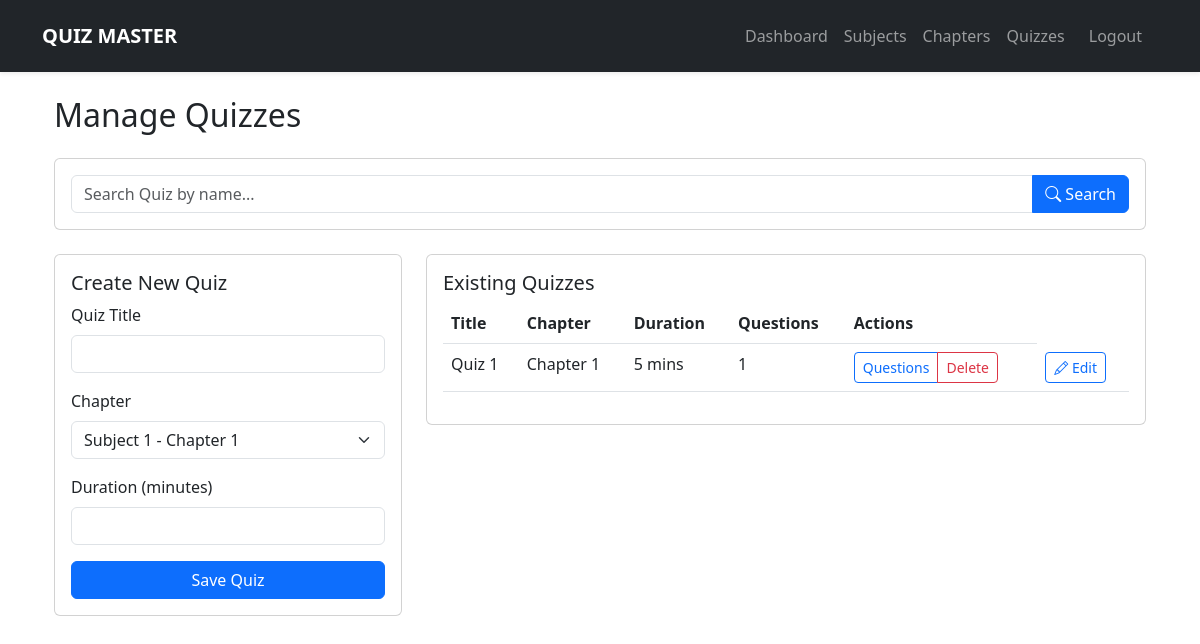
The app's page /admin/quizzes (signed in), older data.
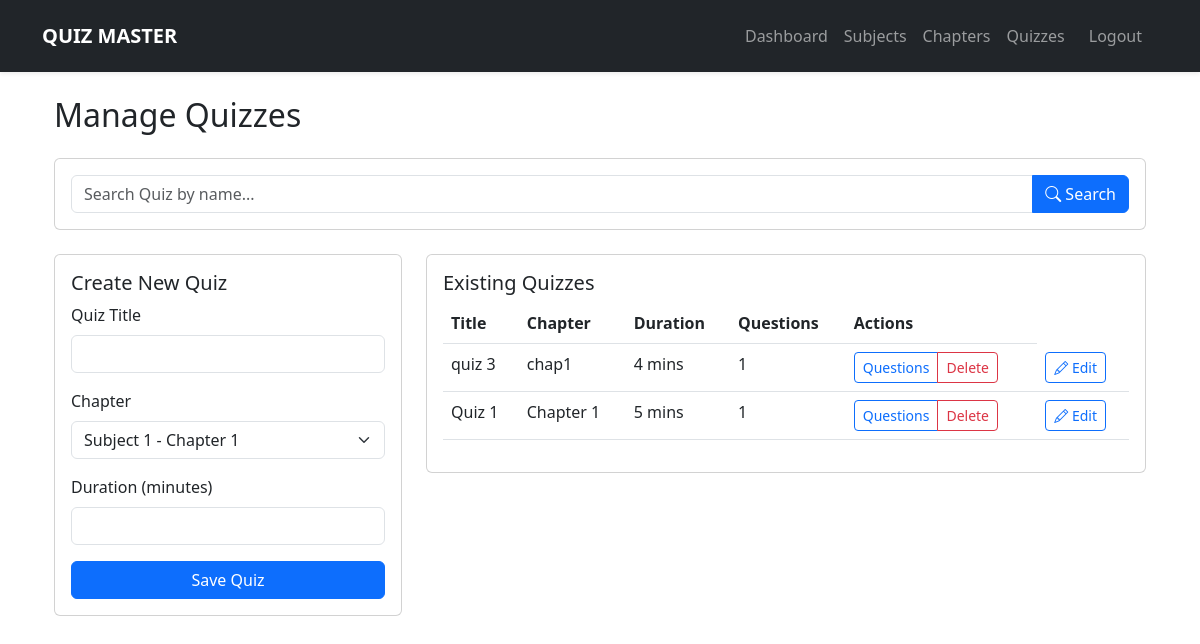
The same page, newer data.
### models.py (models this page shows)
class Quiz(db.Model):
    id = db.Column(db.Integer, primary_key=True)
    title = db.Column(db.String(100), nullable=False)
    chapter_id = db.Column(db.Integer, db.ForeignKey('chapter.id'))
    duration = db.Column(db.Integer)
    created_at = db.Column(db.DateTime, default=datetime.utcnow)
    questions = db.relationship('Question', backref='quiz', lazy=True)
    scores = db.relationship('Score', backref='quiz', lazy=True)
    updated_at = db.Column(db.DateTime, default=datetime.utcnow, onupdate=datetime.utcnow)

class Chapter(db.Model):
    id = db.Column(db.Integer, primary_key=True)
    name = db.Column(db.String(100), nullable=False)
    description = db.Column(db.Text)
    subject_id = db.Column(db.Integer, db.ForeignKey('subject.id'))
    quizzes = db.relationship('Quiz', backref='chapter', lazy=True)
    created_at = db.Column(db.DateTime, default=datetime.utcnow)

### app.py (the view, shortened to what this page needs)
@app.route('/admin/quizzes', methods=['GET', 'POST'])
@login_required
def manage_quizzes():
    if not current_user.is_admin:
        return redirect(url_for('user_dashboard'))
    form = QuizForm()
    form.chapter.choices = [(c.id, f"{c.subject.name} - {c.name}") for c in Chapter.query.join(Subject).all()]
    search_query = request.args.get('search', '')
    query = Quiz.query.join(Chapter).join(Subject)
    if search_query:
        query = query.filter(db.or_(
            Quiz.title.ilike(f'%{search_query}%')
        ))
    quizzes = query.order_by(Quiz.created_at.desc()).all()
    return render_template('admin/manage_quizzes.html',
                           form=form,
                           quizzes=quizzes,
                           search_query=search_query)

### forms.py
class QuizForm(FlaskForm):
    title = StringField('Quiz Title', validators=[DataRequired()])
    chapter = SelectField('Chapter', coerce=int)
    duration = IntegerField('Duration (minutes)', validators=[DataRequired()])
    submit = SubmitField('Save Quiz')

### app.py (called while the page is built)
@login_manager.user_loader
def load_user(user_id):
    return User.query.get(int(user_id))

### templates/admin/manage_quizzes.html (shortened to what the changed rows need)
{% extends "base.html" %}
{% block content %}
<div class="container-fluid">
    <h2 class="mb-4">Manage Quizzes</h2>
    <div class="row">
        <div class="col-md-8">
            <div class="card">
                <div class="card-body">
                    <div class="table-responsive">
                        <table class="table table-hover">
                            <thead>
                                <tr>
                                    <th>Title</th>
                                    <th>Chapter</th>
                                    <th>Duration</th>
                                    <th>Questions</th>
                                    <th>Actions</th>
                                </tr>
                            </thead>
                            <tbody>
                                {% for quiz in quizzes %}
                                <tr>
                                    <td>{{ quiz.title }}</td>
                                    <td>{{ quiz.chapter.name }}</td>
                                    <td>{{ quiz.duration }} mins</td>
                                    <td>{{ quiz.questions|length }}</td>
                                    <td>
                                        <div class="btn-group">
                                            <a href="{{ url_for('manage_questions', quiz_id=quiz.id) }}"
                                               class="btn btn-sm btn-outline-primary">Questions</a>
                                               <a href="{{ url_for('delete_quiz', quiz_id=quiz.id) }}"
                                               class="btn btn-sm btn-outline-danger"
                                               onclick="return confirm('Are you sure?')">
                                                Delete
                                            </a>
                                        </div>
                                    </td>
                                    <td>
                                        <div class="btn-group">
                                            <a href="{{ url_for('edit_quiz', quiz_id=quiz.id) }}"
                                               class="btn btn-sm btn-outline-primary">
                                                <i class="bi bi-pencil"></i> Edit
                                            </a>
                                        </div>
                                    </td>
                                </tr>
                                {% endfor %}
                            </tbody>
                        </table>
                    </div>
                </div>
            </div>
        </div>
    </div>
</div>
{% endblock %}

Row changes from the older to the newer data that the page shows:
added Quiz: title "quiz 3", chapter.name "chap1", duration "4", questions|length "1"
